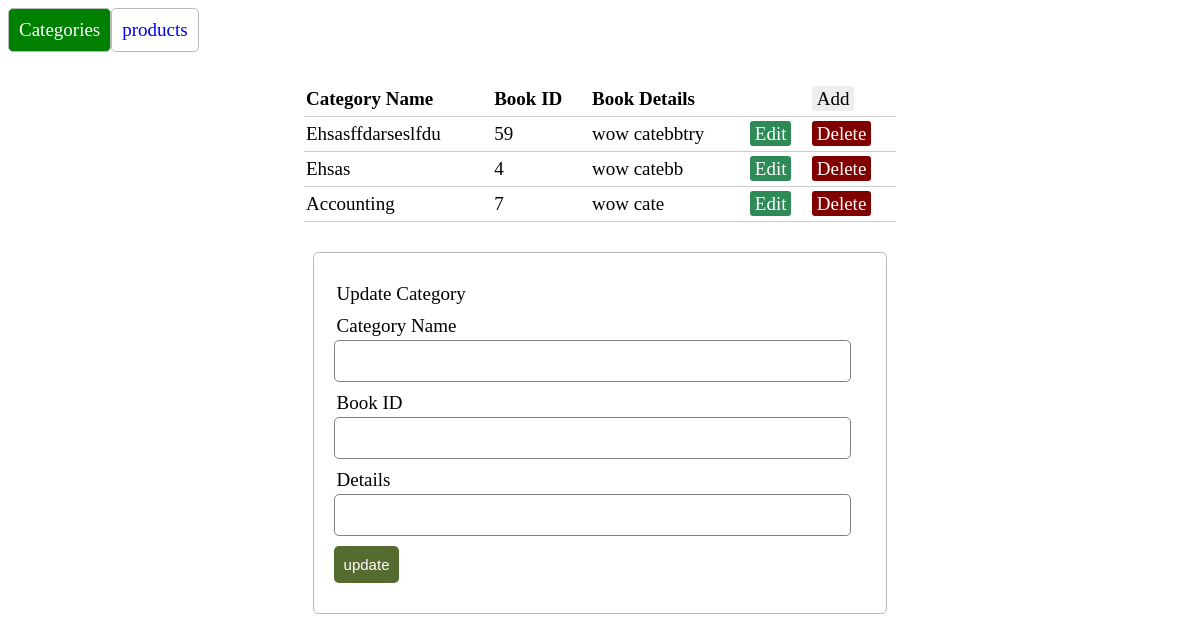
The page / on the database its author committed.
### tables this page shows
CREATE TABLE `cate` (
  `id` int(3) NOT NULL,
  `name` varchar(255) NOT NULL,
  `bookid` int(3) NOT NULL,
  `details` text NOT NULL
);

### index.php (the view, shortened to what this page needs)
<?php  include('server.php');
echo '
<!DOCTYPE html>
<html lang="en">
<head>
    <meta charset="UTF-8">
    <meta http-equiv="X-UA-Compatible" content="IE=edge">
    <meta name="viewport" content="width=device-width, initial-scale=1.0">
    <link rel="stylesheet" type="text/css" href="style.css">
    <title>Document</title>
</head>
<body>
<nav style="
display:flex">
<a style="border: 1px solid #bbbbbb;
border-radius: 5px;
padding:10px;
text-decoration:none;
background:green;
color:white" href="#">Categories</a>
<a style="border: 1px solid #bbbbbb;
border-radius: 5px;
padding:10px;
text-decoration:none;" href="products.php">products</a>
</nav>';
    $results = mysqli_query($db, "select * from cate");
   echo'<table>
	<thead>
		<tr>
			<th>Category Name</th>
			<th>Book ID</th>
			<th colspan="2">Book Details</th>
            <td>
				<a href="addcate.php" style="
                text-decoration: none;
                padding: 2px 5px;
                border-radius: 3px;
                color:black;
                background: #eee;">Add</a>
			</td>
		</tr>
	</thead>';
 while ($row = mysqli_fetch_array($results)) {
		echo '<tr>
			<td>'.$row["name"].'</td>
			<td>'.$row["bookid"].'</td>
			<td>'.$row["details"].'</td>
			<td>
				<a href="index.php?edit='.$row["id"].'" class="edit_btn" >Edit</a>
			</td>
			<td>
				<a href="index.php?del='.$row["id"].'" class="del_btn">Delete</a>
			</td>
		</tr>';
    }
echo '
</table>
';
$update = true;
$id="";
$name="";
$details="";
$bookid ="";
echo'
<form method="post" action="index.php" >
		<div class="input-group">
			<label>Update Category</label>
			<input type="hidden" name="id" value="'.$id.'">
		</div>
		<div class="input-group">
			<label>Category Name</label>
			<input type="text" name="name" value="'.$name.'">
		</div>
        <div class="input-group">
			<label>Book ID</label>
			<input type="text" name="Bid" value="'.$bookid.'">
		</div>
        <div class="input-group">
			<label>Details</label>
			<input type="text" name="details" value="'.$details.'">
		</div>
		<div class="input-group">';
        if($update == true)
           { echo'<button class="btn" type="submit" name="update" style="background: #556B2F;" >update</button>';}
            else{echo'<button class="btn" type="submit" name="save" >Save</button>';}
		echo'</div>
	</form>';
echo '</body></html>';
?>

### style.css (style rules this page uses)
body { font-size: 19px; }
table { width: 50%; margin: 30px auto; border-collapse: collapse; text-align: left; }
tr { border-bottom: 1px solid #cbcbcb; }
th, td { border: none; height: 30px; padding: 2px; }
form { width: 45%; margin: auto; text-align: left; padding: 20px; border: 1px solid #bbbbbb; border-radius: 5px; }
.input-group { margin: 10px 0px 10px 0px; }
.input-group label { display: block; text-align: left; margin: 3px; }
.input-group input { height: 30px; width: 93%; padding: 5px 10px; font-size: 16px; border-radius: 5px; border: 1px solid gray; }
.btn { padding: 10px; font-size: 15px; color: white; background: #5F9EA0; border: none; border-radius: 5px; }
.edit_btn { text-decoration: none; padding: 2px 5px; background: #2E8B57; color: white; border-radius: 3px; }
.del_btn { text-decoration: none; padding: 2px 5px; color: white; border-radius: 3px; background: #800000; }

### rows shown on the page
cate: name "Ehsasffdarseslfdu", bookid "59", details "wow catebbtry"
cate: name "Ehsas", bookid "4", details "wow catebb"
cate: name "Accounting", bookid "7", details "wow cate"
